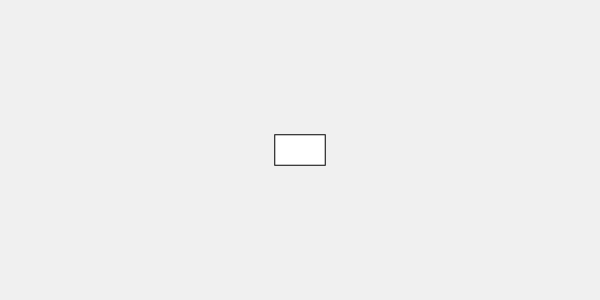
Frame 1 (no input)
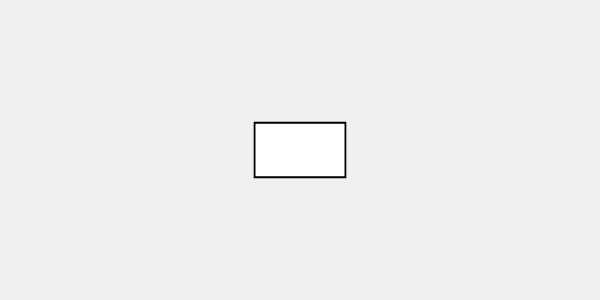
Frame 60 (no input)
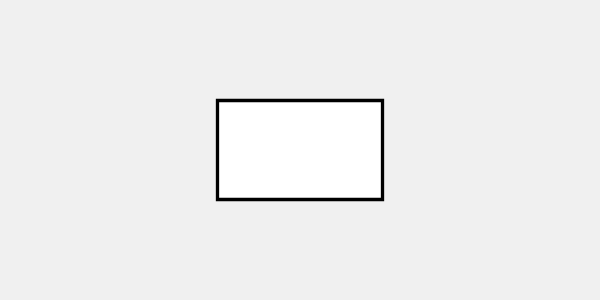
Frame 120 (the mouse pressed at the canvas centre since frame 60)

The p5.js sketch that drew these frames (run headless with seeded random() and noise() and a simulated clock; from frame 60 on, the mouse is pressed at the canvas centre):

// p5.js sketch
// ── sketch.js
// 2.4 Análisis del Ejemplo Propuesto
/*
let s = 1;
function setup() {
 createCanvas(600, 300);
}
function draw() {
 background(240);
 s = 1 + 0.5 * sin(frameCount * 0.05);
 push();
 translate(300, 150);
 scale(s);
 rectMode(CENTER);
 rect(0, 0, 120, 60);
 pop();
}
*/

//2.5 Ejemplo 1 — Escalamiento no uniforme
/*
let sx = 1;
let sy = 1;
function setup() {
 createCanvas(600, 300);
 rectMode(CENTER);
}
function draw() {
 background(240);
 sx = 1 + 0.5 * sin(frameCount * 0.05);
 sy = 1 + 0.5 * cos(frameCount * 0.05);
 push();
 translate(width/2, height/2);
 scale(sx, sy);
 rect(0, 0, 150, 80);
 pop();
}
*/

//2.6 Ejemplo 2 — Escalamiento controlado por mouse
/*
function setup() {
 createCanvas(600, 300);
 rectMode(CENTER);
}
function draw() {
 background(240);
 let s = map(mouseX, 0, width, 0.2, 2);
 push();
 translate(width/2, height/2);
 scale(s);
 rect(0, 0, 120, 60);
 pop();
}
*/

//2.7 Ejemplo 3 — Escalamiento acumulativo (cuidado)
let s = 1;
function setup() {
 createCanvas(600, 300);
}
function draw() {
 background(240);
 s *= 1.01; // crecimiento exponencial
 push();
 translate(width/2, height/2);
  scale(s);
 rectMode(CENTER);
 rect(0, 0, 50, 30);
 pop();
}
